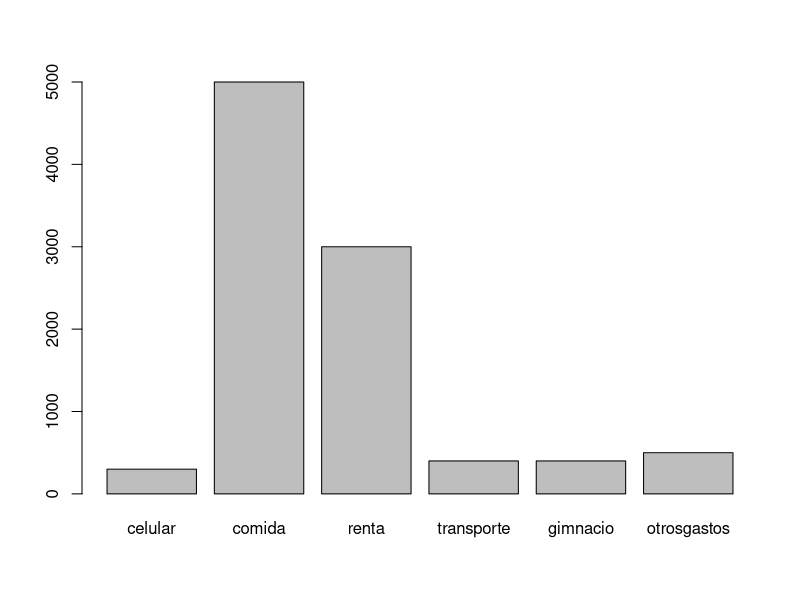

Here is the R script that generated this plot:
# Gastos Totales
300+240+1527+400+1500+1833
celular <- 300
celular
comida <- 5000
renta <- 3000
transporte <- 400
otrosgastos <- 500
gimnacio <- 400

# Gastos por mes 

GastoMensual <- (300+500+3000+400+300+400)
GastoMensual

# Gasto por semestre (5 meses)

GastoSemestre <- GastoMensual*5
GastoSemestre
 
# Gasto anual (10 meses)

GastoAnual <- GastoMensual*10
GastoAnual

gastos <- c(celular, comida, renta, transporte, gimnacio, otrosgastos)
Categorias <- c("celular","comida", "renta", "transporte", "gimnacio", "otrosgastos")
barplot(gastos, names.arg = Categorias)
